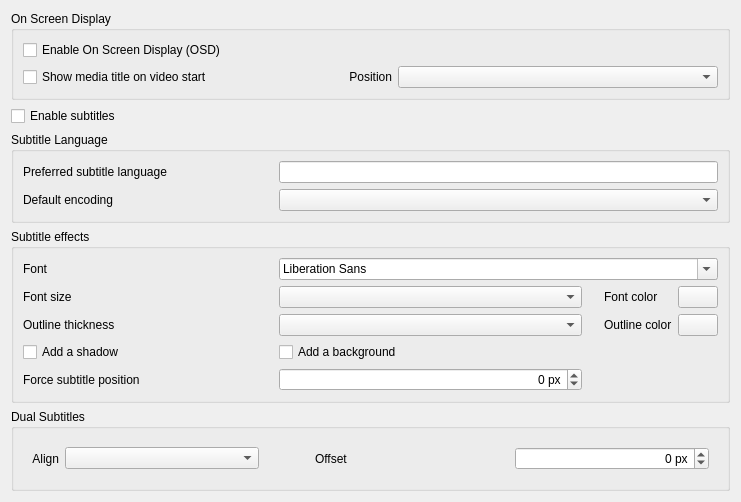
<?xml version="1.0" encoding="UTF-8"?>
<ui version="4.0">
 <author>Jean-Baptiste Kempf</author>
 <class>SPrefsSubtitles</class>
 <widget class="QWidget" name="SPrefsSubtitles">
  <property name="geometry">
   <rect>
    <x>0</x>
    <y>0</y>
    <width>741</width>
    <height>416</height>
   </rect>
  </property>
  <property name="windowTitle">
   <string>Form</string>
  </property>
  <layout class="QVBoxLayout" name="verticalLayout">
   <item>
    <widget class="QGroupBox" name="groupBox_3">
     <property name="title">
      <string>On Screen Display</string>
     </property>
     <layout class="QGridLayout" name="gridLayout">
      <item row="0" column="0">
       <widget class="QCheckBox" name="OSDBox">
        <property name="text">
         <string>Enable On Screen Display (OSD)</string>
        </property>
       </widget>
      </item>
      <item row="1" column="0">
       <widget class="QCheckBox" name="OSDTitleBox">
        <property name="text">
         <string>Show media title on video start</string>
        </property>
       </widget>
      </item>
      <item row="1" column="2">
       <widget class="QComboBox" name="OSDTitlePos"/>
      </item>
      <item row="1" column="1">
       <widget class="QLabel" name="OSDTitlePosLabel">
        <property name="sizePolicy">
         <sizepolicy hsizetype="Maximum" vsizetype="Preferred">
          <horstretch>0</horstretch>
          <verstretch>0</verstretch>
         </sizepolicy>
        </property>
        <property name="text">
         <string>Position</string>
        </property>
        <property name="alignment">
         <set>Qt::AlignRight|Qt::AlignTrailing|Qt::AlignVCenter</set>
        </property>
        <property name="buddy">
         <cstring>OSDTitlePos</cstring>
        </property>
       </widget>
      </item>
     </layout>
    </widget>
   </item>
   <item>
    <widget class="QCheckBox" name="spuActiveBox">
     <property name="text">
      <string>Enable subtitles</string>
     </property>
    </widget>
   </item>
   <item>
    <widget class="QWidget" name="spuZone" native="true">
     <layout class="QVBoxLayout" name="spuZoneLayout">
      <property name="leftMargin">
       <number>0</number>
      </property>
      <property name="topMargin">
       <number>0</number>
      </property>
      <property name="rightMargin">
       <number>0</number>
      </property>
      <property name="bottomMargin">
       <number>0</number>
      </property>
      <item>
       <widget class="QGroupBox" name="groupBox_2">
        <property name="sizePolicy">
         <sizepolicy hsizetype="Preferred" vsizetype="Preferred">
          <horstretch>0</horstretch>
          <verstretch>0</verstretch>
         </sizepolicy>
        </property>
        <property name="title">
         <string>Subtitle Language</string>
        </property>
        <layout class="QGridLayout">
         <item row="0" column="0">
          <widget class="QLabel" name="subLangLabel">
           <property name="minimumSize">
            <size>
             <width>250</width>
             <height>0</height>
            </size>
           </property>
           <property name="text">
            <string>Preferred subtitle language</string>
           </property>
           <property name="buddy">
            <cstring>preferredLanguage</cstring>
           </property>
          </widget>
         </item>
         <item row="1" column="1">
          <widget class="QComboBox" name="encoding">
           <property name="maxVisibleItems">
            <number>12</number>
           </property>
          </widget>
         </item>
         <item row="0" column="1">
          <widget class="QLineEdit" name="preferredLanguage"/>
         </item>
         <item row="1" column="0">
          <widget class="QLabel" name="encodLabel">
           <property name="minimumSize">
            <size>
             <width>250</width>
             <height>0</height>
            </size>
           </property>
           <property name="text">
            <string>Default encoding</string>
           </property>
           <property name="buddy">
            <cstring>encoding</cstring>
           </property>
          </widget>
         </item>
        </layout>
       </widget>
      </item>
      <item>
       <widget class="QGroupBox" name="groupBox">
        <property name="title">
         <string>Subtitle effects</string>
        </property>
        <layout class="QGridLayout" name="gridLayout_2">
         <item row="0" column="0">
          <widget class="QLabel" name="fontLabel">
           <property name="minimumSize">
            <size>
             <width>250</width>
             <height>0</height>
            </size>
           </property>
           <property name="text">
            <string>Font</string>
           </property>
           <property name="buddy">
            <cstring>font</cstring>
           </property>
          </widget>
         </item>
         <item row="1" column="0">
          <widget class="QLabel" name="fontSizeLabel">
           <property name="minimumSize">
            <size>
             <width>250</width>
             <height>0</height>
            </size>
           </property>
           <property name="text">
            <string>Font size</string>
           </property>
           <property name="buddy">
            <cstring>fontSize</cstring>
           </property>
          </widget>
         </item>
         <item row="1" column="1">
          <widget class="QComboBox" name="fontSize">
           <property name="sizePolicy">
            <sizepolicy hsizetype="Expanding" vsizetype="Fixed">
             <horstretch>0</horstretch>
             <verstretch>0</verstretch>
            </sizepolicy>
           </property>
          </widget>
         </item>
         <item row="1" column="2">
          <spacer name="horizontalSpacer">
           <property name="orientation">
            <enum>Qt::Horizontal</enum>
           </property>
           <property name="sizeType">
            <enum>QSizePolicy::Preferred</enum>
           </property>
           <property name="sizeHint" stdset="0">
            <size>
             <width>10</width>
             <height>20</height>
            </size>
           </property>
          </spacer>
         </item>
         <item row="1" column="3">
          <widget class="QLabel" name="fontColorLabel">
           <property name="text">
            <string>Font color</string>
           </property>
           <property name="buddy">
            <cstring>fontColor</cstring>
           </property>
          </widget>
         </item>
         <item row="1" column="4">
          <widget class="QPushButton" name="fontColor"/>
         </item>
         <item row="2" column="0">
          <widget class="QLabel" name="fontEffectLabel">
           <property name="minimumSize">
            <size>
             <width>250</width>
             <height>0</height>
            </size>
           </property>
           <property name="text">
            <string>Outline thickness</string>
           </property>
           <property name="buddy">
            <cstring>effect</cstring>
           </property>
          </widget>
         </item>
         <item row="2" column="1">
          <widget class="QComboBox" name="effect">
           <property name="sizePolicy">
            <sizepolicy hsizetype="Expanding" vsizetype="Fixed">
             <horstretch>0</horstretch>
             <verstretch>0</verstretch>
            </sizepolicy>
           </property>
          </widget>
         </item>
         <item row="2" column="3">
          <widget class="QLabel" name="outlineColorLabel">
           <property name="text">
            <string>Outline color</string>
           </property>
           <property name="buddy">
            <cstring>outlineColor</cstring>
           </property>
          </widget>
         </item>
         <item row="2" column="4">
          <widget class="QPushButton" name="outlineColor"/>
         </item>
         <item row="3" column="0">
          <widget class="QCheckBox" name="shadowCheck">
           <property name="text">
            <string>Add a shadow</string>
           </property>
          </widget>
         </item>
         <item row="4" column="0">
          <widget class="QLabel" name="subsPosLabel">
           <property name="minimumSize">
            <size>
             <width>250</width>
             <height>0</height>
            </size>
           </property>
           <property name="text">
            <string>Force subtitle position</string>
           </property>
           <property name="buddy">
            <cstring>subsPosition</cstring>
           </property>
          </widget>
         </item>
         <item row="4" column="1">
          <widget class="QSpinBox" name="subsPosition">
           <property name="maximumSize">
            <size>
             <width>16777215</width>
             <height>16777215</height>
            </size>
           </property>
           <property name="alignment">
            <set>Qt::AlignRight|Qt::AlignTrailing|Qt::AlignVCenter</set>
           </property>
           <property name="suffix">
            <string> px</string>
           </property>
           <property name="minimum">
            <number>-1024</number>
           </property>
           <property name="maximum">
            <number>1024</number>
           </property>
          </widget>
         </item>
         <item row="0" column="1" colspan="4">
          <widget class="QFontComboBox" name="font"/>
         </item>
         <item row="3" column="1">
          <widget class="QCheckBox" name="backgroundCheck">
           <property name="text">
            <string>Add a background</string>
           </property>
          </widget>
         </item>
        </layout>
       </widget>
      </item>
      <item>
       <widget class="QGroupBox" name="groupBox_5">
        <property name="sizePolicy">
         <sizepolicy hsizetype="Preferred" vsizetype="Preferred">
          <horstretch>0</horstretch>
          <verstretch>0</verstretch>
         </sizepolicy>
        </property>
        <property name="title">
         <string>Dual Subtitles</string>
        </property>
        <layout class="QVBoxLayout" name="verticalLayout">
         <item>
          <widget class="QWidget" name="secondarySpuZone" native="true">
           <layout class="QGridLayout">
            <item row="0" column="1">
             <widget class="QComboBox" name="secondarySubsAlignment"/>
            </item>
            <item row="0" column="0">
             <widget class="QLabel" name="secondarySubsAlignmentLabel">
              <property name="sizePolicy">
               <sizepolicy hsizetype="Maximum" vsizetype="Preferred">
                <horstretch>0</horstretch>
                <verstretch>0</verstretch>
               </sizepolicy>
              </property>
              <property name="text">
               <string>Align</string>
              </property>
              <property name="alignment">
               <set>Qt::AlignRight|Qt::AlignTrailing|Qt::AlignVCenter</set>
              </property>
              <property name="buddy">
               <cstring>secondarySubsAlignment</cstring>
              </property>
             </widget>
            </item>
            <item row="0" column="2">
             <spacer name="horizontalSpacer">
              <property name="orientation">
               <enum>Qt::Horizontal</enum>
              </property>
              <property name="sizeType">
               <enum>QSizePolicy::Preferred</enum>
              </property>
              <property name="sizeHint" stdset="0">
               <size>
                <width>50</width>
                <height>20</height>
               </size>
              </property>
             </spacer>
            </item>
            <item row="0" column="3">
             <widget class="QLabel" name="secondarySubsPosLabel">
              <property name="text">
               <string>Offset</string>
              </property>
              <property name="buddy">
               <cstring>secondarySubsPosition</cstring>
              </property>
             </widget>
            </item>
            <item row="0" column="4">
             <widget class="QSpinBox" name="secondarySubsPosition">
              <property name="maximumSize">
               <size>
                <width>16777215</width>
                <height>16777215</height>
               </size>
              </property>
              <property name="alignment">
               <set>Qt::AlignRight|Qt::AlignTrailing|Qt::AlignVCenter</set>
              </property>
              <property name="suffix">
               <string> px</string>
              </property>
              <property name="minimum">
               <number>-1024</number>
              </property>
              <property name="maximum">
               <number>1024</number>
              </property>
             </widget>
            </item>
           </layout>
          </widget>
         </item>
        </layout>
       </widget>
      </item>
     </layout>
    </widget>
   </item>
   <item>
    <spacer name="verticalSpacer">
     <property name="orientation">
      <enum>Qt::Vertical</enum>
     </property>
     <property name="sizeHint" stdset="0">
      <size>
       <width>20</width>
       <height>40</height>
      </size>
     </property>
    </spacer>
   </item>
  </layout>
 </widget>
 <tabstops>
  <tabstop>OSDBox</tabstop>
  <tabstop>OSDTitleBox</tabstop>
  <tabstop>OSDTitlePos</tabstop>
  <tabstop>spuActiveBox</tabstop>
  <tabstop>preferredLanguage</tabstop>
  <tabstop>encoding</tabstop>
  <tabstop>font</tabstop>
  <tabstop>fontSize</tabstop>
  <tabstop>fontColor</tabstop>
  <tabstop>effect</tabstop>
  <tabstop>outlineColor</tabstop>
  <tabstop>shadowCheck</tabstop>
  <tabstop>backgroundCheck</tabstop>
  <tabstop>subsPosition</tabstop>
 </tabstops>
 <resources/>
 <connections/>
</ui>
